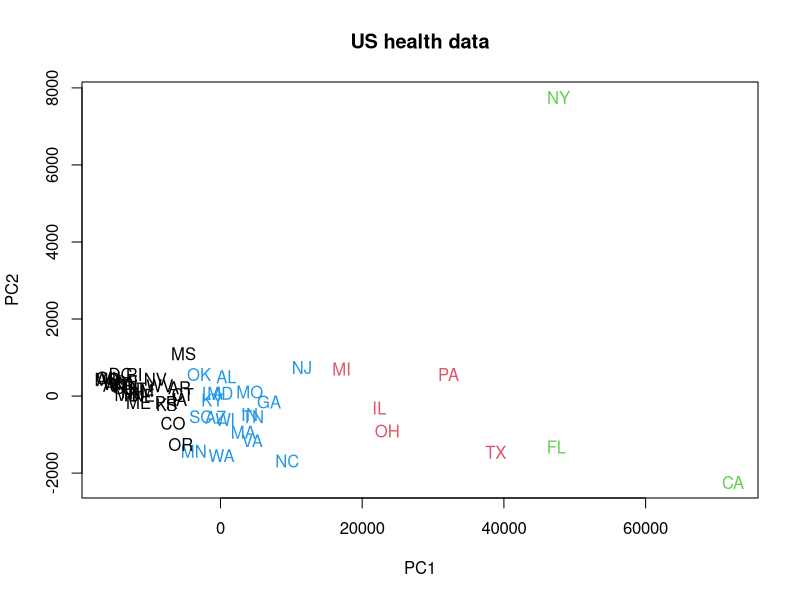

The R script that drew this image:
graphics.off()
rm(list=ls(all=T))


# setwd("C:/...")
# install required packages
# install.packages("MASS")
library(MASS)
# set pseudo random numbers for algorithm starting value
set.seed(99)

ushealth = read.csv("ushealth05.csv",sep=",",header=T) # load data

results  = kmeans(ushealth[,3:12],4, algorithm="Lloyd") # k-means algorithm

PC       = prcomp(ushealth[3:12])$x[,1:2] # PCA

# first 2 PCs with clusters in 4 colours
plot(PC,type="n",main="US health data") 
cl         = as.numeric(results$cluster)
col        = cl
col[cl==3] = 2
col[cl==2] = 3
text(PC[,1],PC[,2],ushealth$ANSI,col=col)
